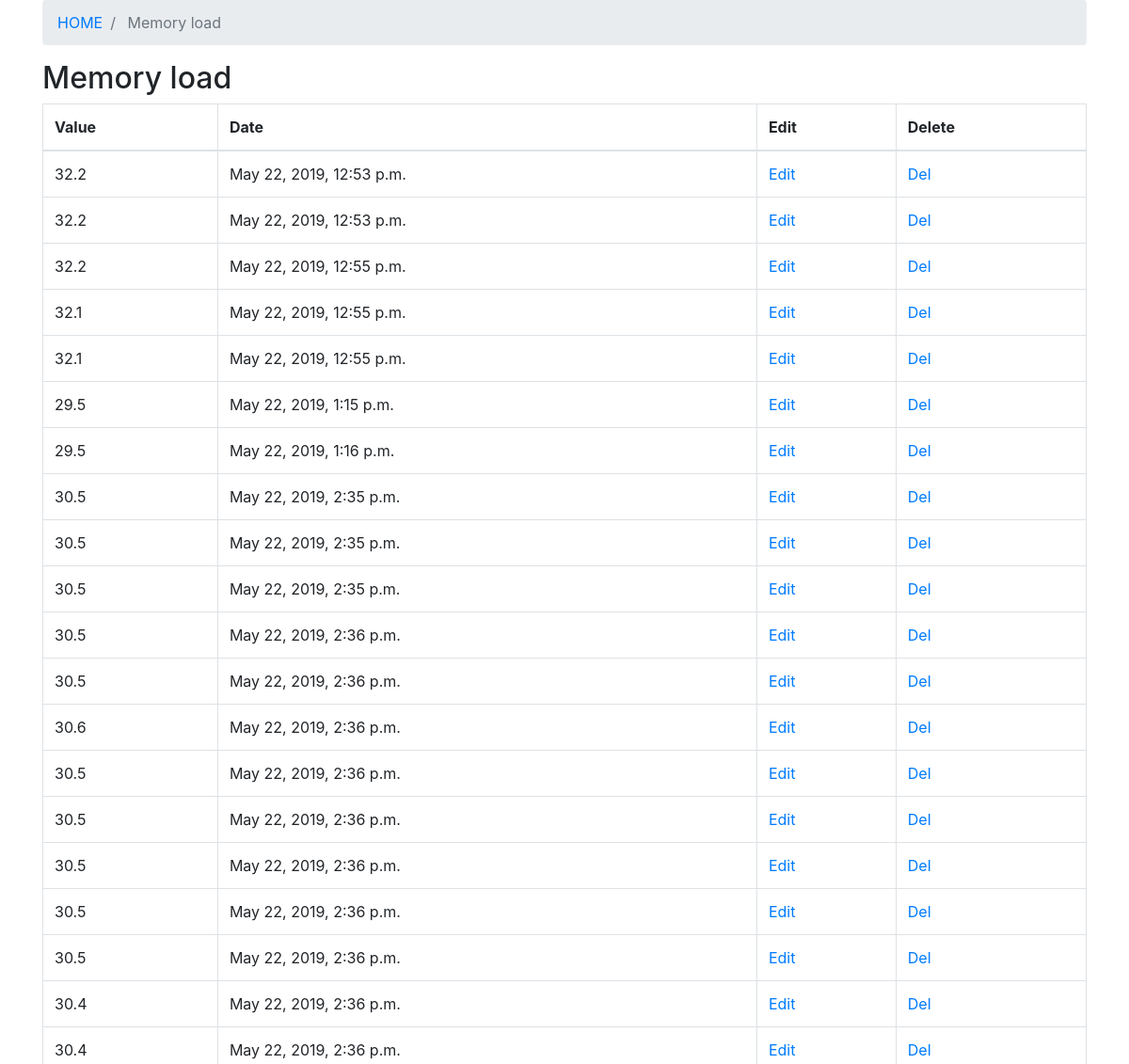
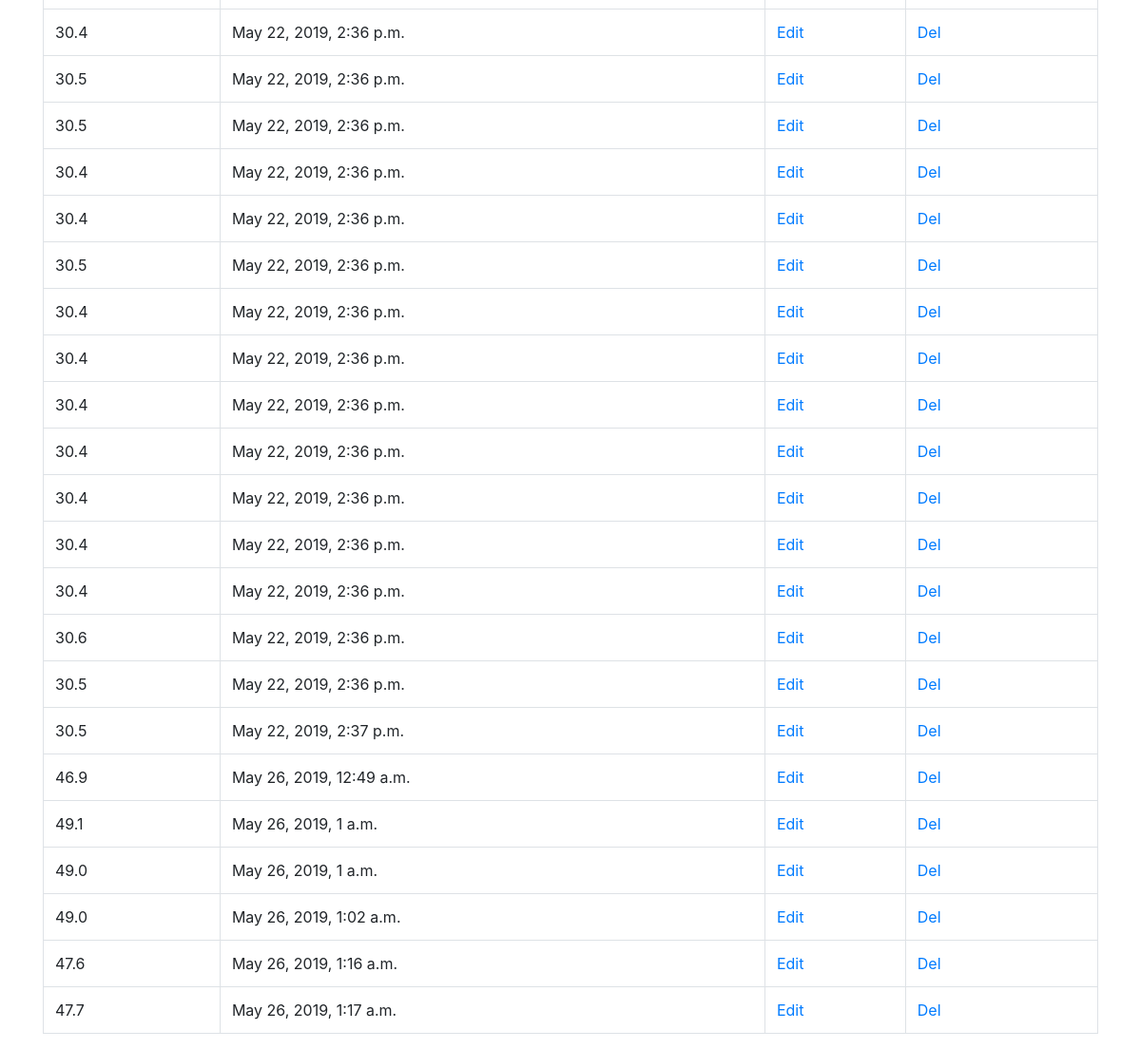
Page /sens_item/mem_val on the committed database (2 pictures, top to bottom).
### api/models.py (models this page shows)
class Sensor(models.Model):
    name = models.CharField(max_length=100)
    min_value = models.IntegerField()
    max_value = models.IntegerField()
    slug = models.SlugField(unique=True, null=True)
    def __str__(self):
        return self.name

class SensorHistory(models.Model):
    date = models.DateTimeField(auto_now_add=True, blank=True)
    value = models.CharField(max_length=400)
    sensor = models.ForeignKey(Sensor, on_delete=models.CASCADE, related_name='sensor_history')

### index/views.py (the view)
# urls.py: path('sens_item/<slug:slug>', views.sensor_history, name="sens_item"),
def sensor_history(request, slug):
    data = models.SensorHistory.objects.filter(sensor__slug=slug)
    sensor = models.Sensor.objects.get(slug__exact=slug)
    global breadcrumb
    breadcrumb = {'HOME': 'index', sensor.name: 'sens_item'}
    context = {'slug': slug, 'data': data, 'breadcrumb': breadcrumb}
    return render(request, template_name="sens_item.html", context=context)

### index/templates/sens_item.html
{% extends "base.html" %}
{% block content %}
    <h2>{{ data.last.sensor }}</h2>
    <table class="table table-bordered">
        <thead>
            <tr>
                <th>Value</th>
                <th>Date</th>
                <th>Edit</th>
                <th>Delete</th>
            </tr>
        </thead>
        <tbody>
            {% for each in data %}
                <tr>
                    <td>{{ each.value }}</td>
                    <td>{{ each.date }}</td>
                    <td><a href="{% url 'sens_item_edit' slug each.id %}">Edit</a></td>
                    <td><a href="{% url 'sens_item_del' slug each.id %}">Del</a></td>
                </tr>
            {% endfor %}
        </tbody>
    </table>
{% endblock content %}

### index/templates/base.html (shortened to what this page needs)
{% load static %}
{% load django_bootstrap_breadcrumbs %}
<!DOCTYPE html>
<html lang="en">
<head>
    <link rel="stylesheet" href="https://stackpath.bootstrapcdn.com/bootstrap/4.3.1/css/bootstrap.min.css"
>
    <link rel="stylesheet" href="{% static "css/main.css" %}" />
</head>
<body class="container-fluid">
    <div class="container justify-content-center">
        <nav>
            <ol class="breadcrumb">
                {% for each, value in breadcrumb.items %}
                <li class="breadcrumb-item {% if forloop.last %} active {% endif %}">
                    {% if forloop.last %}
                    {{ each }}
                    {% elif forloop.first %}
                    <a href="{% url 'index' %}">HOME</a>
                    {% else %}
                    <a href="{% url value slug %}">{{ each }}</a>
                    {% endif %}
                </li>
                {% endfor %}
            </ol>
        </nav>
        {% block content %}
        {% endblock content %}
    </div>
</body>
</html>

### rows in the picture
Sensor: breadcrumb "Memory load"
SensorHistory: last.sensor "Memory load", value "47.7", date "May 26, 2019, 1:17 a.m."
SensorHistory: value "32.2", date "May 22, 2019, 12:53 p.m."
SensorHistory: value "32.2", date "May 22, 2019, 12:53 p.m."
SensorHistory: value "32.2", date "May 22, 2019, 12:55 p.m."
SensorHistory: value "32.1", date "May 22, 2019, 12:55 p.m."
SensorHistory: value "32.1", date "May 22, 2019, 12:55 p.m."
SensorHistory: value "29.5", date "May 22, 2019, 1:15 p.m."
SensorHistory: value "29.5", date "May 22, 2019, 1:16 p.m."
SensorHistory: value "30.5", date "May 22, 2019, 2:35 p.m."
SensorHistory: value "30.5", date "May 22, 2019, 2:35 p.m."
SensorHistory: value "30.5", date "May 22, 2019, 2:35 p.m."
SensorHistory: value "30.5", date "May 22, 2019, 2:36 p.m."
SensorHistory: value "30.5", date "May 22, 2019, 2:36 p.m."
SensorHistory: value "30.6", date "May 22, 2019, 2:36 p.m."
SensorHistory: value "30.5", date "May 22, 2019, 2:36 p.m."
SensorHistory: value "30.5", date "May 22, 2019, 2:36 p.m."
SensorHistory: value "30.5", date "May 22, 2019, 2:36 p.m."
SensorHistory: value "30.5", date "May 22, 2019, 2:36 p.m."
SensorHistory: value "30.5", date "May 22, 2019, 2:36 p.m."
SensorHistory: value "30.4", date "May 22, 2019, 2:36 p.m."
SensorHistory: value "30.4", date "May 22, 2019, 2:36 p.m."
SensorHistory: value "30.4", date "May 22, 2019, 2:36 p.m."
SensorHistory: value "30.5", date "May 22, 2019, 2:36 p.m."
SensorHistory: value "30.5", date "May 22, 2019, 2:36 p.m."
SensorHistory: value "30.4", date "May 22, 2019, 2:36 p.m."
SensorHistory: value "30.4", date "May 22, 2019, 2:36 p.m."
SensorHistory: value "30.5", date "May 22, 2019, 2:36 p.m."
SensorHistory: value "30.4", date "May 22, 2019, 2:36 p.m."
SensorHistory: value "30.4", date "May 22, 2019, 2:36 p.m."
SensorHistory: value "30.4", date "May 22, 2019, 2:36 p.m."
SensorHistory: value "30.4", date "May 22, 2019, 2:36 p.m."
SensorHistory: value "30.4", date "May 22, 2019, 2:36 p.m."
SensorHistory: value "30.4", date "May 22, 2019, 2:36 p.m."
SensorHistory: value "30.4", date "May 22, 2019, 2:36 p.m."
SensorHistory: value "30.6", date "May 22, 2019, 2:36 p.m."
SensorHistory: value "30.5", date "May 22, 2019, 2:36 p.m."
SensorHistory: value "30.5", date "May 22, 2019, 2:37 p.m."
SensorHistory: value "46.9", date "May 26, 2019, 12:49 a.m."
SensorHistory: value "49.1", date "May 26, 2019, 1 a.m."
SensorHistory: value "49.0", date "May 26, 2019, 1 a.m."
SensorHistory: value "49.0", date "May 26, 2019, 1:02 a.m."
SensorHistory: value "47.6", date "May 26, 2019, 1:16 a.m."
